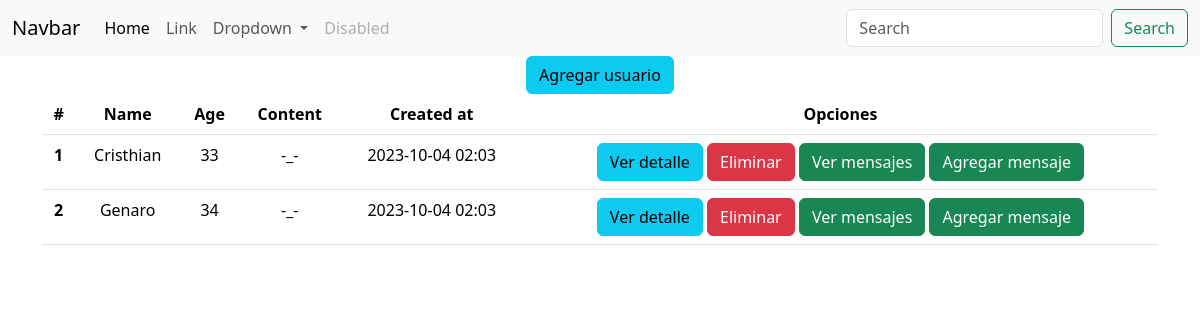
/users, run on an earlier commit of the app's database.
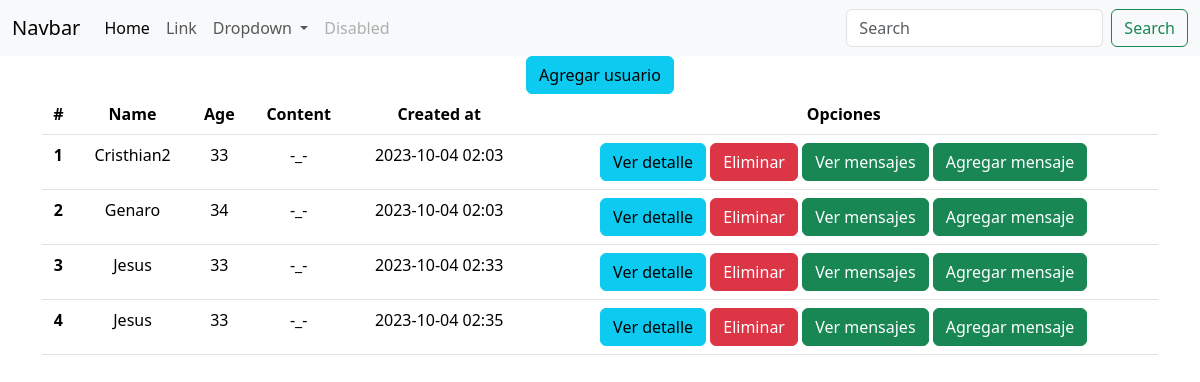
And on a later commit of the database.
### 04/main.py (models this page shows, shortened)
class User(db.Model):
    id = db.Column(db.Integer, primary_key=True)
    name = db.Column(db.String(150), nullable=False)
    age = db.Column(db.Integer, nullable=False)
    content = db.Column(db.Text, nullable=True)
    created_at = db.Column(db.DateTime(timezone=True), server_default=func.now())

### 04/main.py (the view)
@app.route('/users')
def users():
    users_data = User.query.all()
    return render_template("users.html", users=users_data)

### 04/templates/users.html (shortened to what this page needs)
{% extends 'base.html' %}
{% block body %}
<a href="{{ url_for('users_add') }}" class="btn btn-info">Agregar usuario</a>
<table class="table">
    <thead>
      <tr>
        <th scope="col">#</th>
        <th scope="col">Name</th>
        <th scope="col">Age</th>
        <th scope="col">Content</th>
        <th scope="col">Created at</th>
        <th scope="col">Opciones</th>
      </tr>
    </thead>
    <tbody>
      {% for user in users %}
      <tr>
        <th scope="row">{{ user.id }}</th>
        <td>{{ user.name|title }}</td>
        <td>{{ user.age }}</td>
        {% if user.content %}
        <td>{{ user.content|safe }}</td>
        {% else %}
        <td>-_-</td>
        {% endif %}
        <td>{{ user.created_at.strftime("%Y-%m-%d %I:%M") }}</td>
        <td>
          <a class="btn btn-info" href="{{ url_for('users_by_id', id=user.id) }}">Ver detalle</a>
          <a class="btn btn-danger" href="{{ url_for('users_delete', id=user.id) }}">Eliminar</a>
          <a class="btn btn-success" href="{{ url_for('messages_by_user', user_id=user.id) }}">Ver mensajes</a>
          <a class="btn btn-success" href="{{ url_for('messages_by_user_add', user_id=user.id) }}">Agregar mensaje</a>
        </td>
      </tr>
      {% endfor %}
    </tbody>
  </table>
{% endblock %}

### 04/templates/base.html (shortened to what this page needs)
<!doctype html>
<html lang="en">
  <head>
    <link href="https://cdn.jsdelivr.net/npm/bootstrap@5.3.2/dist/css/bootstrap.min.css" rel="stylesheet">
  </head>
  <body>
    <nav class="navbar navbar-expand-lg bg-body-tertiary">
        <div class="container-fluid">
          <a class="navbar-brand" href="#">Navbar</a>
          <div class="collapse navbar-collapse" id="navbarSupportedContent">
            <ul class="navbar-nav me-auto mb-2 mb-lg-0">
              <li class="nav-item">
                <a class="nav-link active" aria-current="page" href="#">Home</a>
              </li>
              <li class="nav-item">
                <a class="nav-link" href="#">Link</a>
              </li>
              <li class="nav-item dropdown">
                <a class="nav-link dropdown-toggle" href="#" role="button" data-bs-toggle="dropdown" aria-expanded="false">
                  Dropdown
                </a>
              </li>
              <li class="nav-item">
                <a class="nav-link disabled" aria-disabled="true">Disabled</a>
              </li>
            </ul>
            <form class="d-flex" role="search">
              <input class="form-control me-2" type="search" placeholder="Search" aria-label="Search">
              <button class="btn btn-outline-success" type="submit">Search</button>
            </form>
          </div>
        </div>
    </nav>
    <div class="container text-center">
        <div class="row align-items-center">
          <div class="col">
            {% block body %}
            {% endblock %}
          </div>
          </div>
          </div>
    </body>
</html>

What changed in the data, as far as the page shows it:
changed User id 1: name "Cristhian" → "Cristhian2"
added User: id "3", name "Jesus", age "33", shows "-_-", created_at "2023-10-04 02:33"
added User: id "4", name "Jesus", age "33", shows "-_-", created_at "2023-10-04 02:35"
